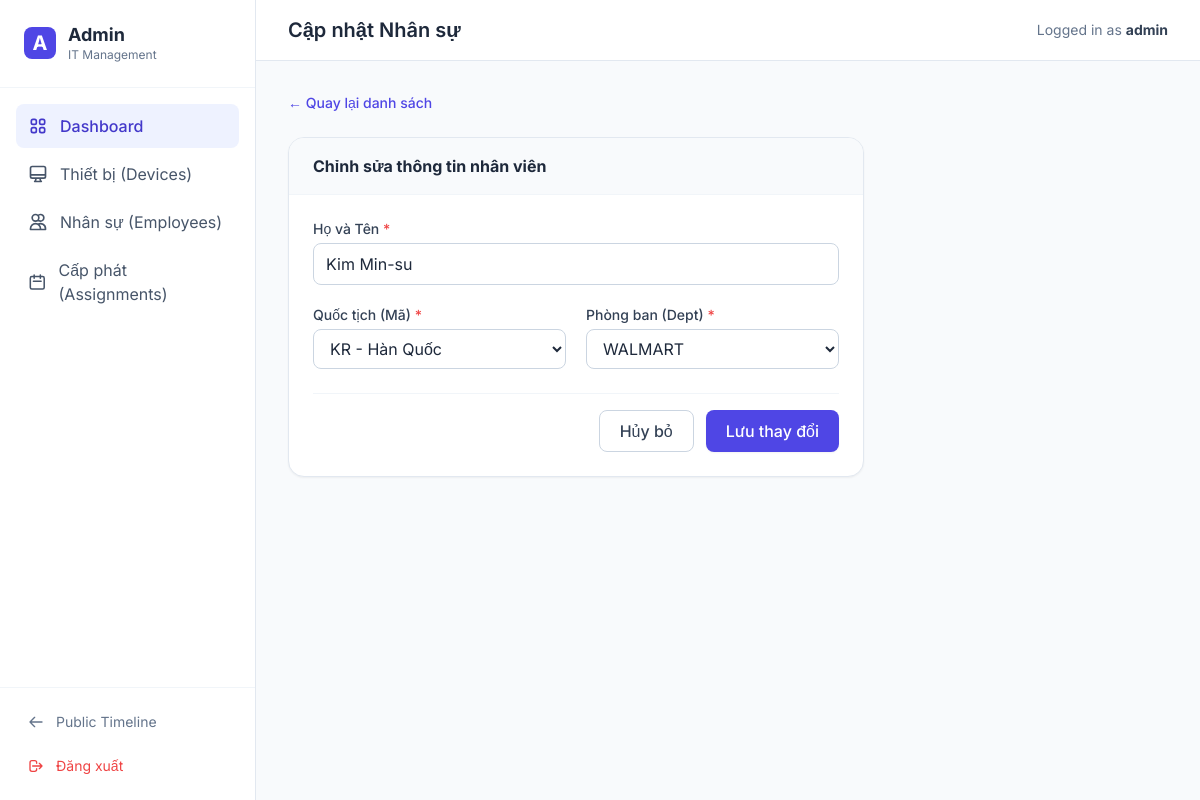
Page /admin/employee/edit/2 (signed in) on the committed database.
### models.py (models this page shows)
class AdminUser(UserMixin, db.Model):
    __tablename__ = 'admin_user'
    id = db.Column(db.Integer, primary_key=True)
    username = db.Column(db.String(80), unique=True, nullable=False)
    password_hash = db.Column(db.String(255), nullable=False)

class Employee(db.Model):
    __tablename__ = 'employee'
    id = db.Column(db.Integer, primary_key=True)
    full_name = db.Column(db.String(150), nullable=False)
    nationality = db.Column(db.String(2), nullable=False) # 'vn', 'kr', 'in'
    dept_id = db.Column(db.Integer, db.ForeignKey('dept.id'), nullable=False)
    assignments = db.relationship('Assignment', backref='employee', lazy=True)

class Dept(db.Model):
    __tablename__ = 'dept'
    id = db.Column(db.Integer, primary_key=True)
    name = db.Column(db.String(80), unique=True, nullable=False)
    color_code = db.Column(db.String(7), nullable=False) # VD: #ff0000
    employees = db.relationship('Employee', backref='dept', lazy=True)

### app.py (the view, shortened to what this page needs)
@app.route('/admin/employee/create', methods=['GET', 'POST'])
@app.route('/admin/employee/edit/<int:employee_id>', methods=['GET', 'POST'])
@login_required
def admin_employee_form(employee_id=None):
    from models import Employee, Dept
    employee = Employee.query.get_or_404(employee_id) if employee_id else None
    departments = Dept.query.all()
    return render_template('admin_employee_form.html', employee=employee, departments=departments)

### app.py (called while the page is built)
@login_manager.user_loader
def load_user(user_id):
    from models import AdminUser
    return AdminUser.query.get(int(user_id))

### templates/admin_employee_form.html (shortened to what this page needs)
{% extends "admin_layout.html" %}
{% block header_title %}{{ 'Cập nhật' if employee else 'Thêm Mới' }} Nhân sự{% endblock %}
{% block content %}
<div class="mb-6">
    <a href="{{ url_for('admin_employees') }}"
        class="text-sm text-indigo-600 hover:text-indigo-800 font-medium flex items-center gap-1">
        &larr; Quay lại danh sách
    </a>
</div>
<div class="bg-white rounded-2xl shadow-sm border border-slate-200 overflow-hidden max-w-xl">
    <div class="px-6 py-4 border-b border-slate-100 bg-slate-50">
        <h3 class="font-bold text-slate-800">{{ 'Chỉnh sửa thông tin nhân viên' if employee else 'Nhập thông tin nhân
            viên mới' }}</h3>
    </div>
    <form method="POST" class="p-6">
        <div class="space-y-5 mb-6">
            <div>
                <label class="block text-sm font-medium text-slate-700 mb-1">Họ và Tên <span
                        class="text-red-500">*</span></label>
                <input type="text" name="full_name" value="{{ employee.full_name if employee else '' }}" required
                    placeholder="VD: Nguyễn Văn A"
                    class="w-full px-3 py-2 border border-slate-300 rounded-lg focus:ring-2 focus:ring-indigo-500 focus:border-indigo-500">
            </div>
            <div class="grid grid-cols-2 gap-5">
                <div>
                    <label class="block text-sm font-medium text-slate-700 mb-1">Quốc tịch (Mã) <span
                            class="text-red-500">*</span></label>
                    <select name="nationality"
                        class="w-full px-3 py-2 border border-slate-300 rounded-lg focus:ring-2 focus:ring-indigo-500 bg-white">
                        <option value="kr" {% if employee and employee.nationality=='kr' %}selected{% endif %}>KR - Hàn
                            Quốc</option>
                    </select>
                </div>
                <div>
                    <label class="block text-sm font-medium text-slate-700 mb-1">Phòng ban (Dept) <span
                            class="text-red-500">*</span></label>
                    <select name="dept_id"
                        class="w-full px-3 py-2 border border-slate-300 rounded-lg focus:ring-2 focus:ring-indigo-500 bg-white">
                        {% for dept in departments %}
                        <option value="{{ dept.id }}" {% if employee and employee.dept_id==dept.id %}selected{% endif
                            %}>
                            {{ dept.name }}
                        </option>
                        {% endfor %}
                    </select>
                </div>
            </div>
        </div>
        <div class="flex justify-end gap-3 pt-4 border-t border-slate-100">
            <a href="{{ url_for('admin_employees') }}"
                class="px-5 py-2 border border-slate-300 rounded-lg text-slate-700 hover:bg-slate-50 transition-colors font-medium">Hủy
                bỏ</a>
            <button type="submit"
                class="px-5 py-2 bg-indigo-600 hover:bg-indigo-700 text-white rounded-lg font-medium transition-colors shadow-sm">
                {{ 'Lưu thay đổi' if employee else 'Thêm nhân sư' }}
            </button>
        </div>
    </form>
</div>
{% endblock %}

### templates/admin_layout.html (shortened to what this page needs)
<!DOCTYPE html>
<html lang="en">
<head>
    <script src="https://cdn.tailwindcss.com"></script>
</head>
<body class="bg-slate-50 text-slate-800 antialiased flex h-screen overflow-hidden">
    <aside class="w-64 bg-white border-r border-slate-200 flex flex-col">
        <div class="p-6 border-b border-slate-100 flex items-center gap-3">
            <div class="w-8 h-8 bg-indigo-600 rounded-lg flex items-center justify-center text-white font-bold text-xl">
                A</div>
            <div>
                <h1 class="font-bold text-lg leading-tight">Admin</h1>
                <p class="text-xs text-slate-500">IT Management</p>
            </div>
        </div>
        <nav class="flex-1 p-4 space-y-1 overflow-y-auto">
            <a href="/admin"
                class="flex items-center gap-3 px-3 py-2.5 rounded-lg bg-indigo-50 text-indigo-700 font-medium">
                Dashboard
            </a>
            <a href="/admin/devices"
                class="flex items-center gap-3 px-3 py-2.5 rounded-lg text-slate-600 hover:bg-slate-50 hover:text-slate-900 transition-colors">
                <svg class="w-5 h-5" fill="none" stroke="currentColor" viewBox="0 0 24 24">
                    <path stroke-linecap="round" stroke-linejoin="round" stroke-width="2"
                        d="M9.75 17L9 20l-1 1h8l-1-1-.75-3M3 13h18M5 17h14a2 2 0 002-2V5a2 2 0 00-2-2H5a2 2 0 00-2 2v10a2 2 0 002 2z">
                    </path>
                </svg>
                Thiết bị (Devices)
            </a>
            <a href="/admin/employees"
                class="flex items-center gap-3 px-3 py-2.5 rounded-lg text-slate-600 hover:bg-slate-50 hover:text-slate-900 transition-colors">
                <svg class="w-5 h-5" fill="none" stroke="currentColor" viewBox="0 0 24 24">
                    <path stroke-linecap="round" stroke-linejoin="round" stroke-width="2"
                        d="M12 4.354a4 4 0 110 5.292M15 21H3v-1a6 6 0 0112 0v1zm0 0h6v-1a6 6 0 00-9-5.197M13 7a4 4 0 11-8 0 4 4 0 018 0z">
                    </path>
                </svg>
                Nhân sự (Employees)
            </a>
            <a href="/admin/assignments"
                class="flex items-center gap-3 px-3 py-2.5 rounded-lg text-slate-600 hover:bg-slate-50 hover:text-slate-900 transition-colors">
                <svg class="w-5 h-5" fill="none" stroke="currentColor" viewBox="0 0 24 24">
                    <path stroke-linecap="round" stroke-linejoin="round" stroke-width="2"
                        d="M8 7V3m8 4V3m-9 8h10M5 21h14a2 2 0 002-2V7a2 2 0 00-2-2H5a2 2 0 00-2 2v12a2 2 0 002 2z">
                    </path>
                </svg>
                Cấp phát (Assignments)
            </a>
        </nav>
        <div class="p-4 border-t border-slate-100">
            <a href="/"
                class="flex items-center gap-3 px-3 py-2 rounded-lg text-sm text-slate-500 hover:text-slate-700 hover:bg-slate-50 transition-colors">
                <svg class="w-4 h-4" fill="none" stroke="currentColor" viewBox="0 0 24 24">
                    <path stroke-linecap="round" stroke-linejoin="round" stroke-width="2"
                        d="M10 19l-7-7m0 0l7-7m-7 7h18"></path>
                </svg>
                Public Timeline
            </a>
            <a href="/logout"
                class="flex items-center gap-3 px-3 py-2 mt-2 rounded-lg text-sm text-red-500 hover:text-red-700 hover:bg-red-50 transition-colors">
                <svg class="w-4 h-4" fill="none" stroke="currentColor" viewBox="0 0 24 24">
                    <path stroke-linecap="round" stroke-linejoin="round" stroke-width="2"
                        d="M17 16l4-4m0 0l-4-4m4 4H7m6 4v1a3 3 0 01-3 3H6a3 3 0 01-3-3V7a3 3 0 013-3h4a3 3 0 013 3v1">
                    </path>
                </svg>
                Đăng xuất
            </a>
        </div>
    </aside>
    <main class="flex-1 flex flex-col h-full bg-slate-50 overflow-y-auto">
        <header
            class="bg-white border-b border-slate-200 px-8 py-4 flex justify-between items-center sticky top-0 z-10">
            <h2 class="text-xl font-semibold text-slate-800">
                {% block header_title %}Tổng quan (Dashboard){% endblock %}
            </h2>
            <div class="text-sm text-slate-500">
                Logged in as <span class="font-bold text-slate-700">{{ current_user.username }}</span>
            </div>
        </header>
        <div class="p-8 max-w-7xl w-full mx-auto">
            {% block content %}{% endblock %}
        </div>
    </main>
</body>
</html>

### templates/admin_layout.html (style rules this page uses)
body { font-family: 'Inter', sans-serif; }

### rows in the picture
AdminUser: username "admin"
Employee: full_name "Kim Min-su", nationality "KR - Hàn Quốc", dept_id "WALMART"

### other values in the picture
{{ 'Cập nhật' if employee else 'Thêm Mới' }} "Cập nhật"
{{ 'Lưu thay đổi' if employee else 'Thêm nhân sư' }} "Lưu thay đổi"
